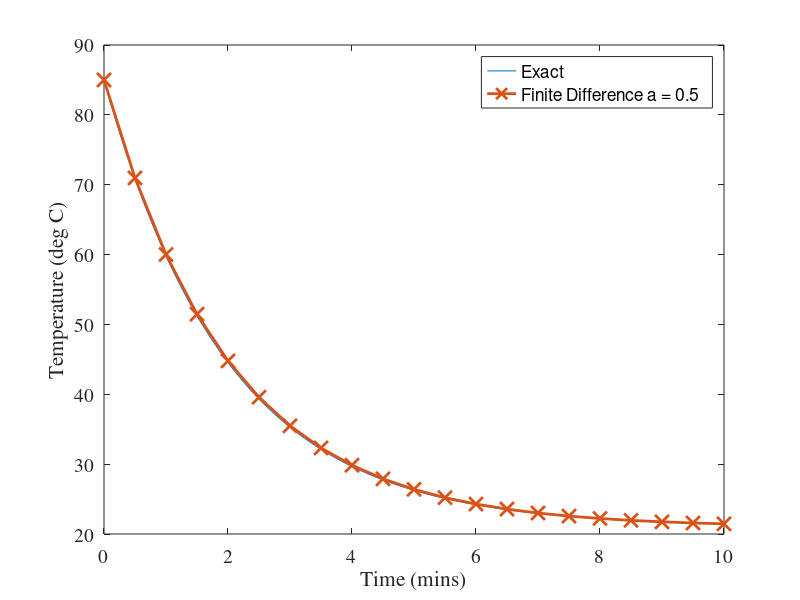

MATLAB code for this plot:
%% Known Info
clear
tn = 10;        % RH edge
t0 = 0;         % LH edge
a = .5;         % Grid point spacing

%% Setup Linear System
t = t0:a:tn;                % Vector of grid points
A = zeros(length(t));       % Empty matrix of coefficeints
b = zeros(length(t), 1);    % Empty vector of RH side of equations

% Build in a loop
for i = 1 : length(t)
    if i == 1
        A(i, i) = 1;
        b(i) = 85;
    elseif i == 2
       A(i, i + 1) = 1 / (2 * a);
       A(i, i) = 0.5;
       b(i) = 10.5 + (85 / (2 * a));
   elseif i == length(t)
       A(i, i) = (0.5 + 1 / a);
       A(i, i - 1) = - 1 / a;
       b(i) = 10.5;
   else
       A(i, i + 1) = 1 / (2 * a);
       A(i, i) = 0.5;
       A(i, i - 1) = - 1 / (2 * a);
       b(i) = 10.5;
   end
end

%% Solve Linear System
T = A \ b;

%% Plot
t_an = linspace(0, 10, 100);
T_an = 21 + 64 * exp(-0.5 * t_an);
plot(t_an, T_an, '-', t, T, '-x', 'linewidth', 2, 'markersize', 10);
xlabel('Time (mins)');
ylabel('Temperature (deg C)');
legend('Exact', ['Finite Difference a = ' num2str(a)])
set(gca, 'FontName', 'Times', 'FontSize', 14);